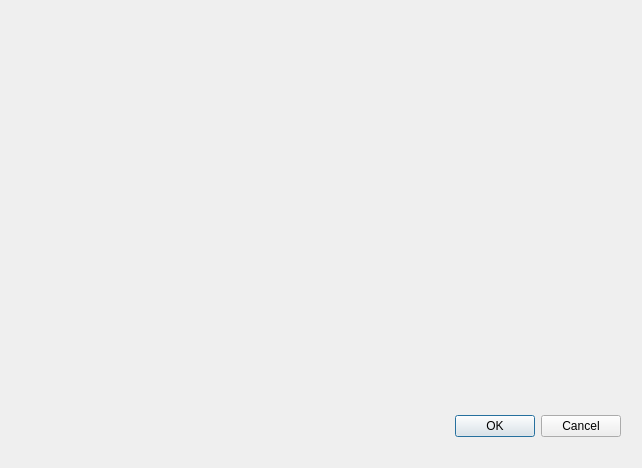
<?xml version="1.0" encoding="UTF-8"?>
<ui version="4.0">
 <class>Dialog</class>
 <widget class="QDialog" name="Dialog">
  <property name="geometry">
   <rect>
    <x>0</x>
    <y>0</y>
    <width>642</width>
    <height>468</height>
   </rect>
  </property>
  <property name="windowTitle">
   <string>Dialog</string>
  </property>
  <widget class="QDialogButtonBox" name="buttonBox">
   <property name="geometry">
    <rect>
     <x>280</x>
     <y>410</y>
     <width>341</width>
     <height>32</height>
    </rect>
   </property>
   <property name="orientation">
    <enum>Qt::Horizontal</enum>
   </property>
   <property name="standardButtons">
    <set>QDialogButtonBox::Cancel|QDialogButtonBox::Ok</set>
   </property>
  </widget>
 </widget>
 <resources/>
 <connections>
  <connection>
   <sender>buttonBox</sender>
   <signal>accepted()</signal>
   <receiver>Dialog</receiver>
   <slot>accept()</slot>
   <hints>
    <hint type="sourcelabel">
     <x>248</x>
     <y>254</y>
    </hint>
    <hint type="destinationlabel">
     <x>157</x>
     <y>274</y>
    </hint>
   </hints>
  </connection>
  <connection>
   <sender>buttonBox</sender>
   <signal>rejected()</signal>
   <receiver>Dialog</receiver>
   <slot>reject()</slot>
   <hints>
    <hint type="sourcelabel">
     <x>316</x>
     <y>260</y>
    </hint>
    <hint type="destinationlabel">
     <x>286</x>
     <y>274</y>
    </hint>
   </hints>
  </connection>
 </connections>
</ui>
